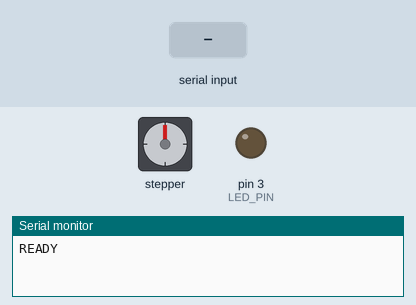
The sketch below on a simulated Arduino Nano, built with avr-gcc and run on an emulated ATmega328P. Parts: stepper motor, output pins drawn as LEDs (lit = HIGH), the last lines printed to the serial monitor. Wiring (inferred from the names in the program): stepper motor (2048 steps per turn assumed): coils pin 8, pin 9, pin 10, pin 11. Inputs (shaded band) come from the test bench. Pins used as bus, display or sensor lines are not drawn.

Above: at 1.2 s.
1.3 s: "LED ON\n" received over Serial
At 2.2 s:
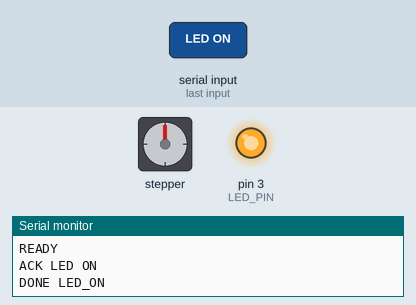
2.8 s: "STEP 150\n" received over Serial
At 4.1 s:
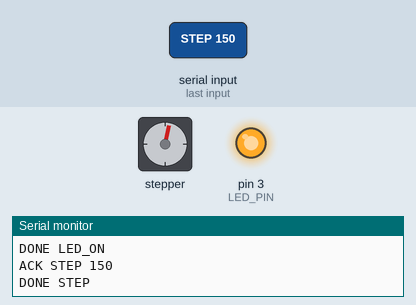
4.7 s: "STEP90\n" received over Serial
At 6.1 s:
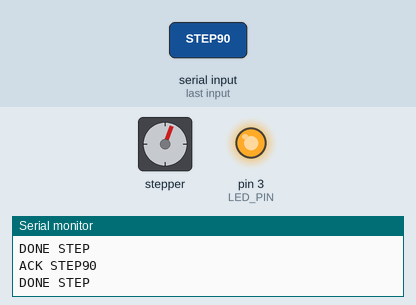
6.4 s: "LED OFF\n" received over Serial
At 7.2 s:
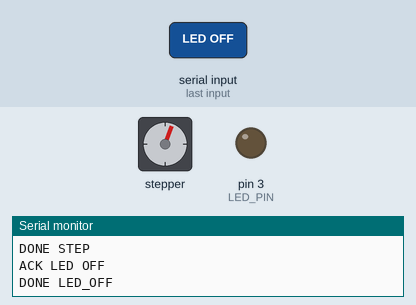
Timing chart, 0 to 8.9 s (numbered marks = the images above; inputs shaded):
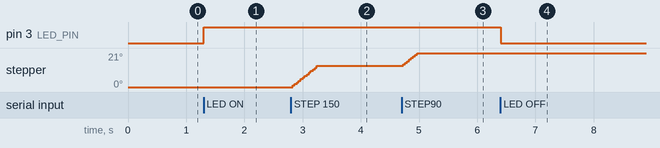

The sketch:

nanoV_2_1.ino
```cpp
// ===== Arduino Nano firmware v2.1 =====
// Stepper + DHT11 + Soil + LED na D3 (PWM) sa BLINK-om preko millis()
// Povezivanje: IN1=D8, IN2=D9, IN3=D10, IN4=D11 (28BYJ-48 + ULN2003)
//              DHT11=D2, SOIL=A0, LED=D3 (preko MOSFET-a za LED traku)
#include <DHT.h>

#define IN1 8
#define IN2 9
#define IN3 10
#define IN4 11

#define DHTPIN 2
#define DHTTYPE DHT11
#define SOIL_PIN A0

#define LED_PIN 3  // PWM

DHT dht(DHTPIN, DHTTYPE);

// --- Stepper (half-step) ---
const uint8_t SEQ[8][4] = {
  {1,0,0,0},{1,1,0,0},{0,1,0,0},{0,1,1,0},
  {0,0,1,0},{0,0,1,1},{0,0,0,1},{1,0,0,1}
};
const long STEPS_PER_REV = 4096;
int STEP_DELAY_MS = 3;
volatile long currentPos = 0;
int seqIndex = 0;

void coilsWrite(uint8_t a, uint8_t b, uint8_t c, uint8_t d){
  digitalWrite(IN1,a); digitalWrite(IN2,b);
  digitalWrite(IN3,c); digitalWrite(IN4,d);
}
void applySeqIndex(int idx){ coilsWrite(SEQ[idx][0],SEQ[idx][1],SEQ[idx][2],SEQ[idx][3]); }
void powerDownCoils(){ coilsWrite(0,0,0,0); }

void stepOnce(int dir){
  seqIndex = (seqIndex + (dir>0?1:7)) & 0x07;
  applySeqIndex(seqIndex);
  delay(STEP_DELAY_MS);
  currentPos += (dir>0?1:-1);
  if (currentPos >= STEPS_PER_REV) currentPos -= STEPS_PER_REV;
  if (currentPos < 0) currentPos += STEPS_PER_REV;
  // update blink timing each step to keep LED blinking during long moves
  ledBlinkService();
}

void moveSteps(long steps){
  int dir = (steps>=0)?+1:-1;
  long cnt = labs(steps);
  while (cnt--) stepOnce(dir);
  powerDownCoils();
}
void moveAbs(long target){
  while (target >= STEPS_PER_REV) target -= STEPS_PER_REV;
  while (target < 0) target += STEPS_PER_REV;
  long delta = target - currentPos;
  if (delta >  (STEPS_PER_REV/2))  delta -= STEPS_PER_REV;
  if (delta <= -(STEPS_PER_REV/2)) delta += STEPS_PER_REV;
  moveSteps(delta);
}

// --- LED control (PWM + BLINK by millis) ---
enum LedMode { LEDMODE_OFF, LEDMODE_CONST, LEDMODE_BLINK };
LedMode ledMode = LEDMODE_OFF;
uint8_t ledPWM = 0;          // 0-255 for CONST / blink "on" level
unsigned long blinkPeriod = 1000; // ms
uint8_t blinkDuty = 50;      // %
unsigned long blinkT0 = 0;
bool blinkOnPhase = false;

void ledApply(uint8_t pwm){
  analogWrite(LED_PIN, pwm); // hardware PWM
}
void ledOff(){
  ledMode = LEDMODE_OFF; ledPWM = 0; ledApply(0);
}
void ledConst(uint8_t pwm){
  ledMode = LEDMODE_CONST; ledPWM = pwm; ledApply(pwm);
}
void ledBlink(uint16_t period_ms, uint8_t duty_percent, uint8_t pwm_on=255){
  if (duty_percent>100) duty_percent=100;
  if (period_ms<100) period_ms=100;
  ledMode = LEDMODE_BLINK; blinkPeriod = period_ms; blinkDuty = duty_percent;
  ledPWM = pwm_on;
  blinkT0 = millis();
  blinkOnPhase = true;
  ledApply(ledPWM);
}
void ledBlinkService(){
  if (ledMode != LEDMODE_BLINK) return;
  unsigned long now = millis();
  unsigned long onDur = (unsigned long)((blinkPeriod * (unsigned long)blinkDuty)/100UL);
  unsigned long offDur = blinkPeriod - onDur;
  if (blinkOnPhase){
    if (now - blinkT0 >= onDur){
      blinkOnPhase = false;
      blinkT0 = now;
      ledApply(0);
    }
  } else {
    if (now - blinkT0 >= offDur){
      blinkOnPhase = true;
      blinkT0 = now;
      ledApply(ledPWM);
    }
  }
}

// --- Serial helpers ---
String readLine(){
  if (!Serial.available()) return "";
  String s = Serial.readStringUntil('\n'); s.trim(); return s;
}

void handleCommand(const String& line){
  if (line.length()==0) return;

  Serial.print("ACK ");
  Serial.println(line);

  if (line.equalsIgnoreCase("HOME")){
    currentPos = 0;
    Serial.println("DONE HOME");
    return;
  }
  if (line.equalsIgnoreCase("SET_ZERO")){
    currentPos = 0;
    Serial.println("DONE SET_ZERO");
    return;
  }
  if (line.startsWith("STEP")){
    long n = line.substring(4).toInt();
    moveSteps(n);
    Serial.println("DONE STEP");
    return;
  }
  if (line.startsWith("MOVE_ABS")){
    long tgt = line.substring(8).toInt();
    moveAbs(tgt);
    Serial.println("DONE MOVE_ABS");
    return;
  }
  if (line.equalsIgnoreCase("GET_POS")){
    Serial.print("POS "); Serial.println(currentPos);
    return;
  }
  if (line.equalsIgnoreCase("GET_SENSORS")){
    float t = dht.readTemperature();
    float h = dht.readHumidity();
    int soil = analogRead(SOIL_PIN);
    Serial.print("SENS T=");
    if (isnan(t)) Serial.print("NaN"); else Serial.print(t,1);
    Serial.print(" RH=");
    if (isnan(h)) Serial.print("NaN"); else Serial.print(h,1);
    Serial.print(" SOIL="); Serial.println(soil);
    return;
  }
  // --- LED commands ---
  if (line.equalsIgnoreCase("LED OFF")){
    ledOff();
    Serial.println("DONE LED_OFF");
    return;
  }
  if (line.startsWith("LED ON")){
    // form: "LED ON" ili "LED ON <0-255>"
    int space = line.indexOf(' ', 6);
    int pwm = 255;
    if (space>0){ pwm = constrain(line.substring(space+1).toInt(), 0, 255); }
    ledConst((uint8_t)pwm);
    Serial.println("DONE LED_ON");
    return;
  }
  if (line.startsWith("LED BLINK")){
    // form: "LED BLINK <period_ms> <duty%> [pwm]"
    // primer: LED BLINK 1000 50 255
    int p1 = line.indexOf(' ', 9);
    int p2 = (p1>0) ? line.indexOf(' ', p1+1) : -1;
    int p3 = (p2>0) ? line.indexOf(' ', p2+1) : -1;
    uint16_t period = 1000;
    uint8_t duty = 50;
    uint8_t pwm = 255;
    if (p1>0) period = (uint16_t)max(100, line.substring(10, p1).toInt());
    if (p2>0) duty   = (uint8_t)constrain(line.substring(p1+1, p2).toInt(), 0, 100);
    if (p3>0) pwm    = (uint8_t)constrain(line.substring(p2+1).toInt(), 0, 255);
    ledBlink(period, duty, pwm);
    Serial.println("DONE LED_BLINK");
    return;
  }

  Serial.println("ERR UNKNOWN_CMD");
}

void setup(){
  pinMode(IN1,OUTPUT); pinMode(IN2,OUTPUT);
  pinMode(IN3,OUTPUT); pinMode(IN4,OUTPUT);
  powerDownCoils();
  pinMode(LED_PIN, OUTPUT);
  ledOff();

  dht.begin();
  Serial.begin(115200);
  Serial.setTimeout(2000);
  Serial.println("READY");
}

void loop(){
  // servisiraj blink i dok miruje
  ledBlinkService();
  String line = readLine();
  if (line.length()) handleCommand(line);
}
```

Measured:
- after the input at 1.3 s, pin 3 (LED_PIN): LOW → HIGH at once
- after the input at 2.8 s, stepper: turns 13° clockwise in 0.41 s, starting at once
- after the input at 6.4 s, pin 3 (LED_PIN): HIGH → LOW at once
